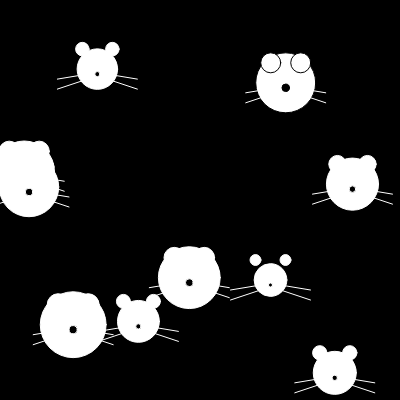
Frame 1 (no input)
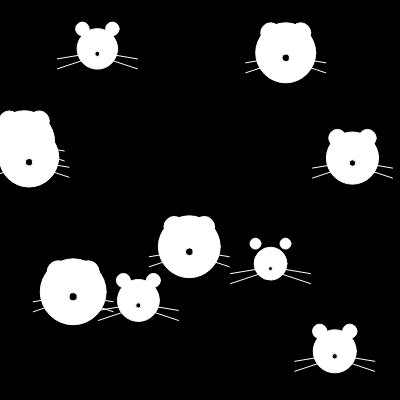
Frame 60 (no input)
Frame 120 (the mouse pressed at the canvas centre since frame 60): identical to frame 60, image omitted

The p5.js sketch that drew these frames (run headless with seeded random() and noise() and a simulated clock; from frame 60 on, the mouse is pressed at the canvas centre):

// p5.js sketch
// ── sketch.js
class Cat {
    constructor(_x, _y, _size) {
        this.x = _x
        this.y = _y
        this.size = _size
        this.ground = this.y - this.size/2
    }
    
    show() {
        fill(255);
        ellipse(this.x, this.y, this.size, this.size)
        ellipse(this.x - 15, this.y - 20, this.size/3)
        ellipse(this.x + 15, this.y - 20, this.size/3)

        fill(0)
        ellipse(this.x, this.y + 5, this.size/8)

        stroke(255)
        line(this.x - 10, this.y + 10, this.x - 40, this.y + 20)
        line(this.x - 10, this.y + 5, this.x - 40, this.y + 10)
        line(this.x + 10, this.y + 10, this.x + 40, this.y + 20)
        line(this.x + 10, this.y + 5, this.x + 40, this.y + 10)
    }
    
    jump() {
        this.y = this.ground - 100
    }

    land() {
        this.y = this.ground
    }
}


var cats = []

function setup() {
    createCanvas(400, 400)

    for (let i = 0; i < 10; i++) {
        cats[i]= new Cat(random(width), random(height), random(30, 70))
        // 객체는 자신의 고유한 속성을 유지할 수 있다.
        // 예를 들어 고양이들은 고유한 얼굴 크기, 위치, 수염길이, 점프력 등등을 가질 수 있다.
    }
}


function draw() {

    background(0);

    for (var cat of cats) {
        cat.show()
        cat.land()
    }

}

function mouseClicked() {
    for (var cat of cats) {
        cat.jump()
    }
}
